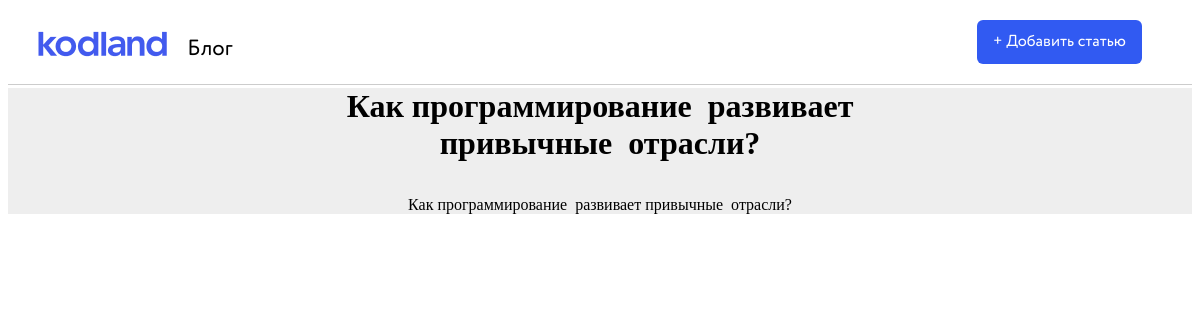
The app's page /16/ with its own data.
### blogapp/models.py (models this page shows, shortened)
class Post(models.Model):
    title = models.CharField(max_length=120)
    image = models.ImageField(upload_to='images/', null=True, blank=True)
    content = models.TextField()
    timestamp = models.DateTimeField(auto_now=False, auto_now_add=True)
    class Meta:
        ordering = ["-id", "-timestamp"]

### blogapp/views.py (the view)
# urls.py: path('<int:id>/', views.single, name='single'),
def single(request, id=None):
    post = get_object_or_404(Post, id=id)
    context = {
        "post": post,
    }
    return render(request, "partial/single.html", context)

### blogapp/templates/partial/single.html (shortened to what this page needs)
{% extends 'base.html' %}
{% block body %}
<div class="singlepagewrapper">
  <div class="singlepostwrapper">
    <h1>{{ post.title }}</h1>
    <p>{{ post.content }}</p>
  </div>
</div>
{% endblock %}

### blogapp/static/main.css (style rules this page uses)
.singlepagewrapper { background: #EEEEEE; }
.singlepostwrapper { max-width: 624px; margin: auto; }
.singlepostwrapper h1 { margin: auto; max-width: 624px; }

### records on screen
Post: title "Как программирование развивает привычные отрасли?", content "Как программирование развивает привычные отрасли?"
